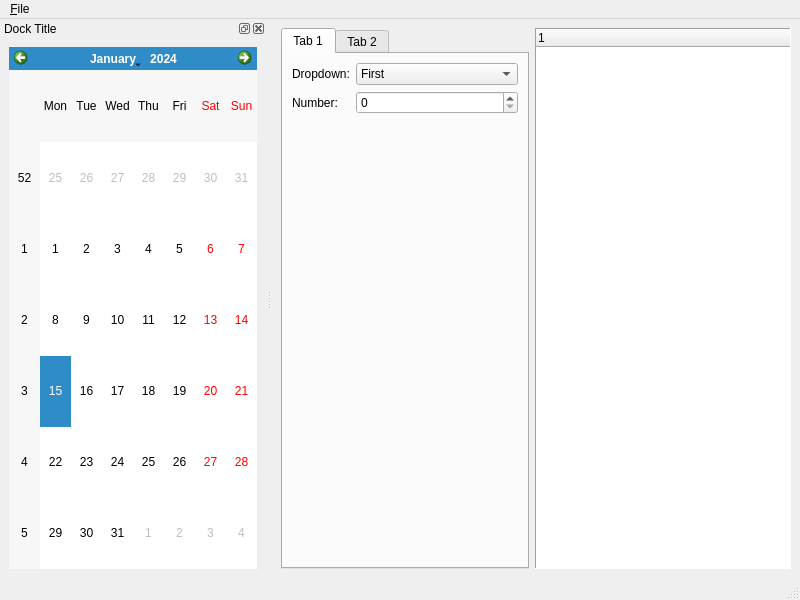
<?xml version="1.0" encoding="UTF-8"?>
<ui version="4.0">
 <class>MainWindow</class>
 <widget class="QMainWindow" name="MainWindow">
  <property name="geometry">
   <rect>
    <x>0</x>
    <y>0</y>
    <width>800</width>
    <height>600</height>
   </rect>
  </property>
  <property name="windowTitle">
   <string>MainWindow</string>
  </property>
  <widget class="QWidget" name="centralwidget">
   <layout class="QGridLayout" name="gridLayout">
    <item row="0" column="0">
     <widget class="QTabWidget" name="tabWidget">
      <widget class="QWidget" name="tab">
       <attribute name="title">
        <string>Tab 1</string>
       </attribute>
       <layout class="QFormLayout" name="formLayout">
        <item row="0" column="0">
         <widget class="QLabel" name="label">
          <property name="text">
           <string>Dropdown:</string>
          </property>
         </widget>
        </item>
        <item row="0" column="1">
         <widget class="QComboBox" name="comboBox">
          <item>
           <property name="text">
            <string>First</string>
           </property>
          </item>
          <item>
           <property name="text">
            <string>Second</string>
           </property>
          </item>
         </widget>
        </item>
        <item row="1" column="0">
         <widget class="QLabel" name="label_2">
          <property name="text">
           <string>Number:</string>
          </property>
         </widget>
        </item>
        <item row="1" column="1">
         <widget class="QSpinBox" name="spinBox"/>
        </item>
       </layout>
      </widget>
      <widget class="QWidget" name="tab_2">
       <attribute name="title">
        <string>Tab 2</string>
       </attribute>
      </widget>
     </widget>
    </item>
    <item row="0" column="1">
     <widget class="QTreeWidget" name="treeWidget">
      <property name="frameShape">
       <enum>QFrame::Panel</enum>
      </property>
      <column>
       <property name="text">
        <string notr="true">1</string>
       </property>
      </column>
     </widget>
    </item>
   </layout>
  </widget>
  <widget class="QMenuBar" name="menubar">
   <property name="geometry">
    <rect>
     <x>0</x>
     <y>0</y>
     <width>800</width>
     <height>29</height>
    </rect>
   </property>
   <widget class="QMenu" name="menu_File">
    <property name="title">
     <string>&amp;File</string>
    </property>
    <addaction name="action_New"/>
    <addaction name="separator"/>
    <addaction name="actionE_xit"/>
   </widget>
   <addaction name="menu_File"/>
  </widget>
  <widget class="QStatusBar" name="statusbar"/>
  <widget class="QDockWidget" name="dockWidget">
   <property name="windowTitle">
    <string>Dock Title</string>
   </property>
   <attribute name="dockWidgetArea">
    <number>1</number>
   </attribute>
   <widget class="QWidget" name="dockWidgetContents">
    <layout class="QVBoxLayout" name="verticalLayout">
     <item>
      <widget class="QCalendarWidget" name="calendarWidget"/>
     </item>
    </layout>
   </widget>
  </widget>
  <action name="action_New">
   <property name="text">
    <string>&amp;New...</string>
   </property>
  </action>
  <action name="actionE_xit">
   <property name="text">
    <string>E&amp;xit</string>
   </property>
   <property name="shortcut">
    <string>Ctrl+Q</string>
   </property>
  </action>
 </widget>
 <resources/>
 <connections/>
</ui>
